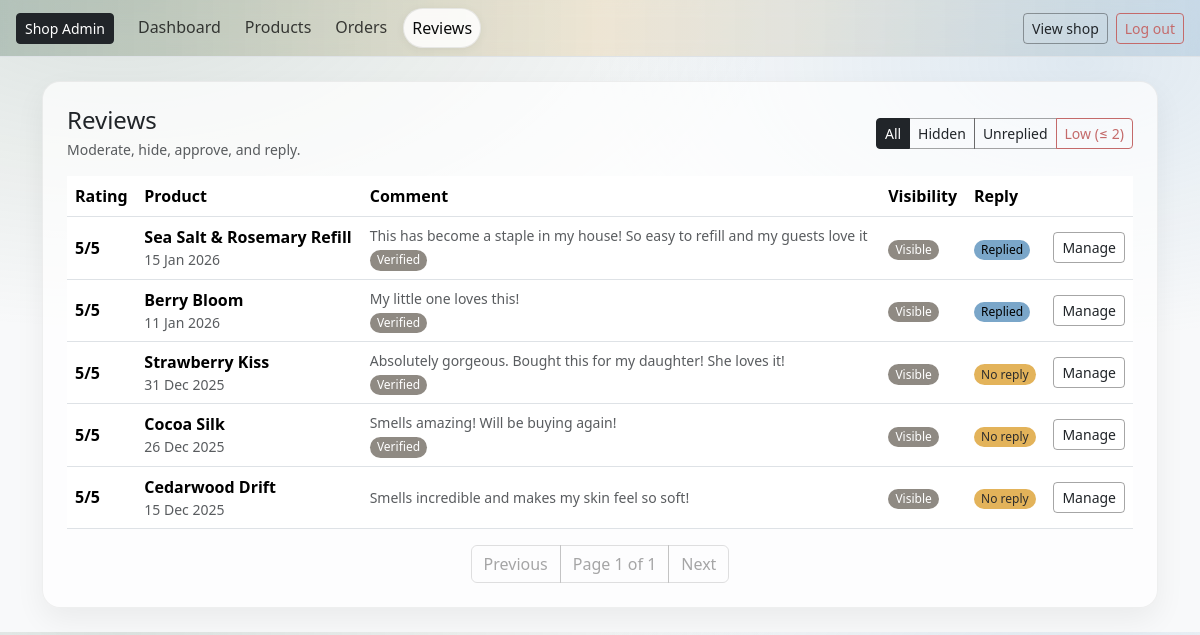
/owner/reviews/ (signed in), run on the app's committed database.
### reviews/models.py (models this page shows, shortened)
class Review(models.Model):
    user = models.ForeignKey(settings.AUTH_USER_MODEL, on_delete=models.CASCADE)
    product = models.ForeignKey(Product, on_delete=models.CASCADE, related_name="reviews")
    rating = models.PositiveSmallIntegerField()
    comment = models.TextField(blank=True)
    created_at = models.DateTimeField(auto_now_add=True)
    verified_purchase = models.BooleanField(default=False)
    order = models.ForeignKey(Order, null=True, blank=True, on_delete=models.SET_NULL)
    is_approved = models.BooleanField(default=False)
    owner_reply = models.TextField(blank=True)
    owner_replied_at = models.DateTimeField(null=True, blank=True)
    updated_at = models.DateTimeField(auto_now=True)
    class Meta:
        unique_together = ("user", "product")
        ordering = ["-created_at"]

### catalog/models.py (models this page shows, shortened)
class Product(models.Model):
    title = models.CharField(max_length=160)
    slug = models.SlugField(max_length=180, unique=True, blank=True)
    description = models.TextField(blank=True)
    scent = models.CharField(max_length=50, help_text="e.g. Lavender, Citrus")
    weight_g = models.PositiveIntegerField(help_text="Net weight in grams")
    price = models.DecimalField(max_digits=6, decimal_places=2)
    stock_qty = models.PositiveIntegerField(default=0)
    active = models.BooleanField(default=True)
    created_at = models.DateTimeField(auto_now_add=True)
    tags = models.CharField(
        max_length=250,
        blank=True,
        help_text="Comma-separated tags, e.g. winter, woody, refillable"
    )
    class Meta:
        ordering = ["title"]

### owner/views.py (the view)
# urls.py: path("reviews/", views.owner_reviews, name="owner_reviews"),
@staff_member_required(login_url="owner:owner_login")
def owner_reviews(request):
    qs = Review.objects.select_related("product", "user").order_by("-created_at")
    status = request.GET.get("status", "all")
    if status == "pending":
        qs = qs.filter(is_approved=False)
    elif status == "low":
        qs = qs.filter(rating__lte=LOW_RATING_THRESHOLD)
    elif status == "unreplied":
        qs = qs.filter(Q(owner_reply="") | Q(owner_reply__isnull=True))
    paginator = Paginator(qs, 20)
    page_number = request.GET.get("page")
    page_obj = paginator.get_page(page_number)
    return render(request, "owner/reviews.html", {
    "reviews": page_obj,
    "page_obj": page_obj,
    "paginator": paginator,
    "status": status,
    "low_threshold": LOW_RATING_THRESHOLD,
})

### cart/context_processors.py (called while the page is built)
def cart_count(request):
    cart = get_or_create_cart(request)
    try:
        count = sum(i.qty for i in cart.items.all())
    except Exception:
        count = 0
    return {"cart_count": count}

### cart/utils.py (called while the page is built)
def get_or_create_cart(request):
    if not request.session.session_key:
        request.session.create()
    request.session.set_expiry(60 * 60 * 24 * 14)
    session_key = request.session.session_key
    if request.user.is_authenticated:
        cart, created = Cart.objects.get_or_create(
            user=request.user,
            defaults={"session_key": session_key},
        )
        if not cart.session_key:
            cart.session_key = session_key
            cart.save(update_fields=["session_key"])
        return cart
    cart, _ = Cart.objects.get_or_create(user=None, session_key=session_key)
    return cart

### owner/templates/owner/reviews.html (shortened to what this page needs)
{% extends "owner/base_owner.html" %}
{% load tag_extras %}
{% block content %}
<div class="d-flex flex-wrap justify-content-between align-items-center gap-2 mb-3">
  <div>
    <h1 class="h4 mb-1">Reviews</h1>
    <div class="text-muted small">Moderate, hide, approve, and reply.</div>
  </div>
  <div class="btn-group">
    <a class="btn btn-sm btn-outline-dark {% if status == 'all' %}active{% endif %}" href="?status=all">All</a>
    <a class="btn btn-sm btn-outline-dark {% if status == 'pending' %}active{% endif %}" href="?status=pending">Hidden</a>
    <a class="btn btn-sm btn-outline-dark {% if status == 'unreplied' %}active{% endif %}" href="?status=unreplied">Unreplied</a>
    <a class="btn btn-sm btn-outline-danger {% if status == 'low' %}active{% endif %}" href="?status=low">
      Low (≤ {{ low_threshold }})
    </a>
  </div>
</div>
<div class="table-responsive">
  <table class="table align-middle">
    <thead>
      <tr>
        <th>Rating</th>
        <th>Product</th>
        <th>Comment</th>
        <th>Visibility</th>
        <th>Reply</th>
        <th class="text-end"></th>
      </tr>
    </thead>
    <tbody>
      {% for r in reviews %}
      <tr class="{% if r.rating <= low_threshold %}table-warning{% endif %}">
        <td>
          <span class="fw-semibold">{{ r.rating }}/5</span>
        </td>
        <td>
          <div class="fw-semibold">{{ r.product.title }}</div>
          <div class="small text-muted">{{ r.created_at|date:"d M Y" }}</div>
        </td>
        <td style="min-width: 320px;">
          <div class="text-muted small">{{ r.comment|default:"(No comment)"|truncatechars:120 }}</div>
          {% if r.verified_purchase %}
            <span class="badge text-bg-success mt-1">Verified</span>
          {% endif %}
        </td>
        <td>
          {% if r.is_approved %}
            <span class="badge text-bg-success">Visible</span>
          {% else %}
            <span class="badge text-bg-secondary">Hidden</span>
          {% endif %}
        </td>
        <td>
          {% if r.owner_reply %}
            <span class="badge text-bg-info">Replied</span>
          {% else %}
            <span class="badge text-bg-warning">No reply</span>
          {% endif %}
        </td>
        <td class="text-end">
          <a class="btn btn-sm btn-outline-dark" href="{% url 'owner:owner_review_detail' r.pk %}">Manage</a>
        </td>
      </tr>
      {% empty %}
      <tr><td colspan="6" class="text-center text-muted py-4">No reviews found.</td></tr>
      {% endfor %}
    </tbody>
  </table>
  <nav class="mt-3">
    <ul class="pagination justify-content-center mb-0">
      {% if page_obj.has_previous %}
        <li class="page-item">
          <a class="page-link"
            href="?{% querystring request.GET 'page' page_obj.previous_page_number %}">
            Previous
          </a>
        </li>
      {% else %}
        <li class="page-item disabled"><span class="page-link">Previous</span></li>
      {% endif %}
      <li class="page-item disabled">
        <span class="page-link">Page {{ page_obj.number }} of {{ page_obj.paginator.num_pages }}</span>
      </li>
      {% if page_obj.has_next %}
        <li class="page-item">
          <a class="page-link"
            href="?{% querystring request.GET 'page' page_obj.next_page_number %}">
            Next
          </a>
        </li>
      {% else %}
        <li class="page-item disabled"><span class="page-link">Next</span></li>
      {% endif %}
    </ul>
  </nav>
</div>
{% endblock %}

### static/css/base-admin.css (style rules this page uses)
:root { --bb-primary: #5f7f6b; --bb-secondary: #8f8a83; --bb-success: #8f8a83; --bb-warning: #e3b35a; --bb-danger: #c46a6a; --bb-info: #7aa6c9; --bb-bg-soft: rgba(255, 255, 255, .85); --bb-border-soft: rgba(0, 0, 0, .08); --bb-shadow-soft: 0 12px 30px rgba(0, 0, 0, .06); --bb-primary: #0a0b0b; --bb-primary-dark: #0a0b0b; --bb-cream: #f6f4f0; --bb-text: #333333; }
body.bb-admin { background: radial-gradient(1200px 600px at 10% 0%, rgba(95, 127, 107, .18), transparent 55%), radial-gradient(900px 500px at 90% 10%, rgba(122, 166, 201, .20), transparent 55%), #f8f9fa; }
.btn-outline-danger { border-color: var(--bb-danger); color: var(--bb-danger); }
.btn-outline-dark { border-color: rgba(0, 0, 0, .35); }
.badge { border-radius: 999px; font-weight: 500; padding: .35em .6em; }
.text-bg-success { background-color: var(--bb-success) !important; }
.text-bg-warning { background-color: var(--bb-warning) !important; color: #2d2d2d !important; }
.text-bg-info { background-color: var(--bb-info) !important; }
.pagination .page-link { color: var(--bb-primary); border-color: rgba(0,0,0,.12); }
.pagination .page-item.disabled .page-link { color: rgba(0,0,0,.35); background-color: transparent; }

### data on the page
Review: rating "5", product "Sea Salt & Rosemary Refill", created_at "15 Jan 2026", comment "This has become a staple in my house! So easy to refill and my guests love it", verified_purchase "Verified", is_approved "Visible", shows "Replied"
Review: rating "5", product "Berry Bloom", created_at "11 Jan 2026", comment "My little one loves this!", verified_purchase "Verified", is_approved "Visible", shows "Replied"
Review: rating "5", product "Strawberry Kiss", created_at "31 Dec 2025", comment "Absolutely gorgeous. Bought this for my daughter! She loves it!", verified_purchase "Verified", is_approved "Visible", owner_reply "No reply"
Review: rating "5", product "Cocoa Silk", created_at "26 Dec 2025", comment "Smells amazing! Will be buying again!", verified_purchase "Verified", is_approved "Visible", owner_reply "No reply"
Review: rating "5", product "Cedarwood Drift", created_at "15 Dec 2025", comment "Smells incredible and makes my skin feel so soft!", is_approved "Visible", owner_reply "No reply"

### other printed values
{{ low_threshold }} "2"
{{ page_obj.number }} "1"
{{ page_obj.paginator.num_pages }} "1"
